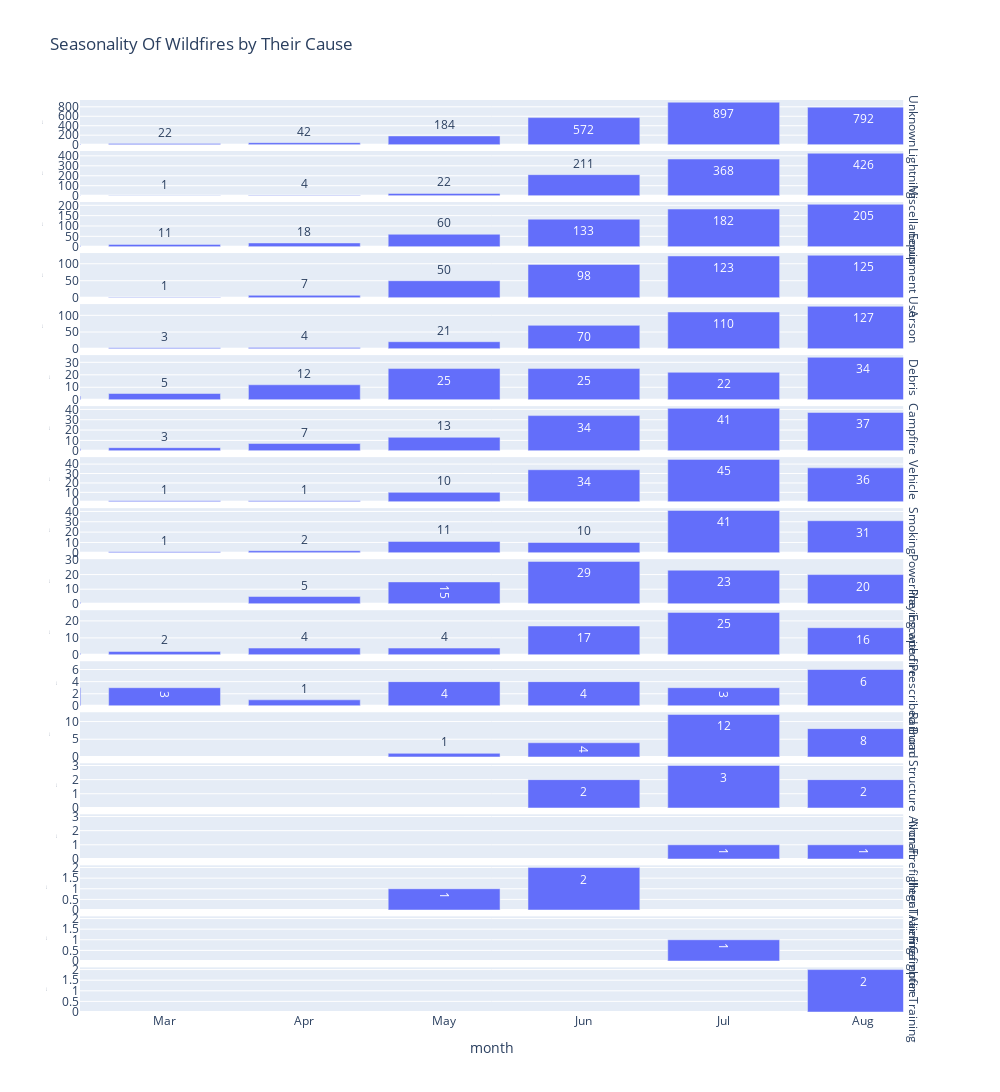

This figure's notebook cell:
### Code cell
fig_4_2 = px.bar(df_4_2, x="month", y="count", title="Seasonality Of Wildfires by Their Cause",
            facet_row='cause', 
            facet_col_wrap=1,
            facet_row_spacing=0.007,
            height=2700,
            width=1000,
            text_auto=True,
            category_orders={'cause': order_list},
            )
fig_4_2.update_xaxes(tickvals=np.arange(1,13), ticktext=['Jan', 'Feb', 'Mar',
                                                   'Apr', 'May', 'Jun',
                                                   'Jul', 'Aug', 'Sep',
                                                   'Oct', 'Nov', 'Dec'])
fig_4_2.update_yaxes(title_font={'size':1})
xaxis = go.layout.YAxis(
        tickangle = 45)
fig_4_2.for_each_annotation(lambda a: a.update(text=a.text.split("- ")[1].split("/")[0]))
fig_4_2.update_yaxes(matches=None)

fig_4_2.show()

### Figure 1 — Plotly figure (JSON) as saved in the notebook; plotly's stock layout.template omitted (floating-point values rounded to 4 significant figures)
{"data": [{"alignmentgroup": "True", "hovertemplate": "cause=14 - Unknown / Unidentified<br>month=%{x}<br>count=%{y}<extra></extra>", "legendgroup": "", "marker": {"color": "#636efa", "pattern": {"shape": ""}}, "name": "", "offsetgroup": "", "orientation": "v", "showlegend": false, "textposition": "auto", "texttemplate": "%{y}", "type": "bar", "x": [1, 2, 3, 4, 5, 6, 7, 8, 9, 10, 11, 12], "xaxis": "x18", "y": [27, 15, 22, 42, 184, 572, 897, 792, 753, 355, 141, 51], "yaxis": "y18"}, {"alignmentgroup": "True", "hovertemplate": "cause=1 - Lightning<br>month=%{x}<br>count=%{y}<extra></extra>", "legendgroup": "", "marker": {"color": "#636efa", "pattern": {"shape": ""}}, "name": "", "offsetgroup": "", "orientation": "v", "showlegend": false, "textposition": "auto", "texttemplate": "%{y}", "type": "bar", "x": [1, 2, 3, 4, 5, 6, 7, 8, 9, 10, 11], "xaxis": "x17", "y": [2, 1, 1, 4, 22, 211, 368, 426, 191, 19, 2], "yaxis": "y17"}, {"alignmentgroup": "True", "hovertemplate": "cause=9 - Miscellaneous<br>month=%{x}<br>count=%{y}<extra></extra>", "legendgroup": "", "marker": {"color": "#636efa", "pattern": {"shape": ""}}, "name": "", "offsetgroup": "", "orientation": "v", "showlegend": false, "textposition": "auto", "texttemplate": "%{y}", "type": "bar", "x": [1, 2, 3, 4, 5, 6, 7, 8, 9, 10, 11, 12], "xaxis": "x16", "y": [2, 4, 11, 18, 60, 133, 182, 205, 140, 66, 21, 15], "yaxis": "y16"}, {"alignmentgroup": "True", "hovertemplate": "cause=2 - Equipment Use<br>month=%{x}<br>count=%{y}<extra></extra>", "legendgroup": "", "marker": {"color": "#636efa", "pattern": {"shape": ""}}, "name": "", "offsetgroup": "", "orientation": "v", "showlegend": false, "textposition": "auto", "texttemplate": "%{y}", "type": "bar", "x": [1, 3, 4, 5, 6, 7, 8, 9, 10, 11, 12], "xaxis": "x15", "y": [1, 1, 7, 50, 98, 123, 125, 75, 33, 8, 1], "yaxis": "y15"}, {"alignmentgroup": "True", "hovertemplate": "cause=7 - Arson<br>month=%{x}<br>count=%{y}<extra></extra>", "legendgroup": "", "marker": {"color": "#636efa", "pattern": {"shape": ""}}, "name": "", "offsetgroup": "", "orientation": "v", "showlegend": false, "textposition": "auto", "texttemplate": "%{y}", "type": "bar", "x": [1, 3, 4, 5, 6, 7, 8, 9, 10, 11, 12], "xaxis": "x14", "y": [1, 3, 4, 21, 70, 110, 127, 94, 31, 4, 1], "yaxis": "y14"}, {"alignmentgroup": "True", "hovertemplate": "cause=5 - Debris<br>month=%{x}<br>count=%{y}<extra></extra>", "legendgroup": "", "marker": {"color": "#636efa", "pattern": {"shape": ""}}, "name": "", "offsetgroup": "", "orientation": "v", "showlegend": false, "textposition": "auto", "texttemplate": "%{y}", "type": "bar", "x": [1, 2, 3, 4, 5, 6, 7, 8, 9, 10, 11, 12], "xaxis": "x13", "y": [6, 3, 5, 12, 25, 25, 22, 34, 34, 22, 28, 9], "yaxis": "y13"}, {"alignmentgroup": "True", "hovertemplate": "cause=4 - Campfire<br>month=%{x}<br>count=%{y}<extra></extra>", "legendgroup": "", "marker": {"color": "#636efa", "pattern": {"shape": ""}}, "name": "", "offsetgroup": "", "orientation": "v", "showlegend": false, "textposition": "auto", "texttemplate": "%{y}", "type": "bar", "x": [1, 2, 3, 4, 5, 6, 7, 8, 9, 10, 11, 12], "xaxis": "x12", "y": [3, 2, 3, 7, 13, 34, 41, 37, 22, 9, 7, 1], "yaxis": "y12"}, {"alignmentgroup": "True", "hovertemplate": "cause=10 - Vehicle<br>month=%{x}<br>count=%{y}<extra></extra>", "legendgroup": "", "marker": {"color": "#636efa", "pattern": {"shape": ""}}, "name": "", "offsetgroup": "", "orientation": "v", "showlegend": false, "textposition": "auto", "texttemplate": "%{y}", "type": "bar", "x": [1, 3, 4, 5, 6, 7, 8, 9, 10, 11, 12], "xaxis": "x11", "y": [1, 1, 1, 10, 34, 45, 36, 21, 6, 5, 1], "yaxis": "y11"}, {"alignmentgroup": "True", "hovertemplate": "cause=3 - Smoking<br>month=%{x}<br>count=%{y}<extra></extra>", "legendgroup": "", "marker": {"color": "#636efa", "pattern": {"shape": ""}}, "name": "", "offsetgroup": "", "orientation": "v", "showlegend": false, "textposition": "auto", "texttemplate": "%{y}", "type": "bar", "x": [1, 3, 4, 5, 6, 7, 8, 9, 10, 11], "xaxis": "x10", "y": [1, 1, 2, 11, 10, 41, 31, 34, 10, 1], "yaxis": "y10"}, {"alignmentgroup": "True", "hovertemplate": "cause=11 - Powerline<br>month=%{x}<br>count=%{y}<extra></extra>", "legendgroup": "", "marker": {"color": "#636efa", "pattern": {"shape": ""}}, "name": "", "offsetgroup": "", "orientation": "v", "showlegend": false, "textposition": "auto", "texttemplate": "%{y}", "type": "bar", "x": [2, 4, 5, 6, 7, 8, 9, 10, 11, 12], "xaxis": "x9", "y": [1, 5, 15, 29, 23, 20, 18, 17, 4, 3], "yaxis": "y9"}, {"alignmentgroup": "True", "hovertemplate": "cause=8 - Playing with fire<br>month=%{x}<br>count=%{y}<extra></extra>", "legendgroup": "", "marker": {"color": "#636efa", "pattern": {"shape": ""}}, "name": "", "offsetgroup": "", "orientation": "v", "showlegend": false, "textposition": "auto", "texttemplate": "%{y}", "type": "bar", "x": [2, 3, 4, 5, 6, 7, 8, 9, 10], "xaxis": "x8", "y": [1, 2, 4, 4, 17, 25, 16, 5, 4], "yaxis": "y8"}, {"alignmentgroup": "True", "hovertemplate": "cause=18 - Escaped Prescribed Burn<br>month=%{x}<br>count=%{y}<extra></extra>", "legendgroup": "", "marker": {"color": "#636efa", "pattern": {"shape": ""}}, "name": "", "offsetgroup": "", "orientation": "v", "showlegend": false, "textposition": "auto", "texttemplate": "%{y}", "type": "bar", "x": [1, 2, 3, 4, 5, 6, 7, 8, 9, 10, 11, 12], "xaxis": "x7", "y": [2, 3, 3, 1, 4, 4, 3, 6, 7, 4, 2, 1], "yaxis": "y7"}, {"alignmentgroup": "True", "hovertemplate": "cause=6 - Railroad<br>month=%{x}<br>count=%{y}<extra></extra>", "legendgroup": "", "marker": {"color": "#636efa", "pattern": {"shape": ""}}, "name": "", "offsetgroup": "", "orientation": "v", "showlegend": false, "textposition": "auto", "texttemplate": "%{y}", "type": "bar", "x": [5, 6, 7, 8, 9, 10], "xaxis": "x6", "y": [1, 4, 12, 8, 5, 3], "yaxis": "y6"}, {"alignmentgroup": "True", "hovertemplate": "cause=15 - Structure<br>month=%{x}<br>count=%{y}<extra></extra>", "legendgroup": "", "marker": {"color": "#636efa", "pattern": {"shape": ""}}, "name": "", "offsetgroup": "", "orientation": "v", "showlegend": false, "textposition": "auto", "texttemplate": "%{y}", "type": "bar", "x": [1, 6, 7, 8, 9], "xaxis": "x5", "y": [1, 2, 3, 2, 1], "yaxis": "y5"}, {"alignmentgroup": "True", "hovertemplate": "cause=16 - Aircraft<br>month=%{x}<br>count=%{y}<extra></extra>", "legendgroup": "", "marker": {"color": "#636efa", "pattern": {"shape": ""}}, "name": "", "offsetgroup": "", "orientation": "v", "showlegend": false, "textposition": "auto", "texttemplate": "%{y}", "type": "bar", "x": [7, 8, 9, 10, 11], "xaxis": "x4", "y": [1, 1, 3, 1, 1], "yaxis": "y4"}, {"alignmentgroup": "True", "hovertemplate": "cause=13 - Non-Firefighter Training<br>month=%{x}<br>count=%{y}<extra></extra>", "legendgroup": "", "marker": {"color": "#636efa", "pattern": {"shape": ""}}, "name": "", "offsetgroup": "", "orientation": "v", "showlegend": false, "textposition": "auto", "texttemplate": "%{y}", "type": "bar", "x": [1, 5, 6], "xaxis": "x3", "y": [2, 1, 2], "yaxis": "y3"}, {"alignmentgroup": "True", "hovertemplate": "cause=19 - Illegal Alien Campfire<br>month=%{x}<br>count=%{y}<extra></extra>", "legendgroup": "", "marker": {"color": "#636efa", "pattern": {"shape": ""}}, "name": "", "offsetgroup": "", "orientation": "v", "showlegend": false, "textposition": "auto", "texttemplate": "%{y}", "type": "bar", "x": [7, 9, 10], "xaxis": "x2", "y": [1, 2, 1], "yaxis": "y2"}, {"alignmentgroup": "True", "hovertemplate": "cause=12 - Firefighter Training<br>month=%{x}<br>count=%{y}<extra></extra>", "legendgroup": "", "marker": {"color": "#636efa", "pattern": {"shape": ""}}, "name": "", "offsetgroup": "", "orientation": "v", "showlegend": false, "textposition": "auto", "texttemplate": "%{y}", "type": "bar", "x": [8], "xaxis": "x", "y": [2], "yaxis": "y"}], "layout": {"annotations": [{"font": {}, "showarrow": false, "text": "Firefighter Training", "textangle": 90, "x": 0.98, "xanchor": "left", "xref": "paper", "y": 0.02447, "yanchor": "middle", "yref": "paper"}, {"font": {}, "showarrow": false, "text": "Illegal Alien Campfire", "textangle": 90, "x": 0.98, "xanchor": "left", "xref": "paper", "y": 0.08042, "yanchor": "middle", "yref": "paper"}, {"font": {}, "showarrow": false, "text": "Non-Firefighter Training", "textangle": 90, "x": 0.98, "xanchor": "left", "xref": "paper", "y": 0.1364, "yanchor": "middle", "yref": "paper"}, {"font": {}, "showarrow": false, "text": "Aircraft", "textangle": 90, "x": 0.98, "xanchor": "left", "xref": "paper", "y": 0.1923, "yanchor": "middle", "yref": "paper"}, {"font": {}, "showarrow": false, "text": "Structure", "textangle": 90, "x": 0.98, "xanchor": "left", "xref": "paper", "y": 0.2482, "yanchor": "middle", "yref": "paper"}, {"font": {}, "showarrow": false, "text": "Railroad", "textangle": 90, "x": 0.98, "xanchor": "left", "xref": "paper", "y": 0.3042, "yanchor": "middle", "yref": "paper"}, {"font": {}, "showarrow": false, "text": "Escaped Prescribed Burn", "textangle": 90, "x": 0.98, "xanchor": "left", "xref": "paper", "y": 0.3601, "yanchor": "middle", "yref": "paper"}, {"font": {}, "showarrow": false, "text": "Playing with fire", "textangle": 90, "x": 0.98, "xanchor": "left", "xref": "paper", "y": 0.4161, "yanchor": "middle", "yref": "paper"}, {"font": {}, "showarrow": false, "text": "Powerline", "textangle": 90, "x": 0.98, "xanchor": "left", "xref": "paper", "y": 0.472, "yanchor": "middle", "yref": "paper"}, {"font": {}, "showarrow": false, "text": "Smoking", "textangle": 90, "x": 0.98, "xanchor": "left", "xref": "paper", "y": 0.528, "yanchor": "middle", "yref": "paper"}, {"font": {}, "showarrow": false, "text": "Vehicle", "textangle": 90, "x": 0.98, "xanchor": "left", "xref": "paper", "y": 0.5839, "yanchor": "middle", "yref": "paper"}, {"font": {}, "showarrow": false, "text": "Campfire", "textangle": 90, "x": 0.98, "xanchor": "left", "xref": "paper", "y": 0.6399, "yanchor": "middle", "yref": "paper"}, {"font": {}, "showarrow": false, "text": "Debris", "textangle": 90, "x": 0.98, "xanchor": "left", "xref": "paper", "y": 0.6958, "yanchor": "middle", "yref": "paper"}, {"font": {}, "showarrow": false, "text": "Arson", "textangle": 90, "x": 0.98, "xanchor": "left", "xref": "paper", "y": 0.7518, "yanchor": "middle", "yref": "paper"}, {"font": {}, "showarrow": false, "text": "Equipment Use", "textangle": 90, "x": 0.98, "xanchor": "left", "xref": "paper", "y": 0.8077, "yanchor": "middle", "yref": "paper"}, {"font": {}, "showarrow": false, "text": "Miscellaneous", "textangle": 90, "x": 0.98, "xanchor": "left", "xref": "paper", "y": 0.8636, "yanchor": "middle", "yref": "paper"}, {"font": {}, "showarrow": false, "text": "Lightning", "textangle": 90, "x": 0.98, "xanchor": "left", "xref": "paper", "y": 0.9196, "yanchor": "middle", "yref": "paper"}, {"font": {}, "showarrow": false, "text": "Unknown ", "textangle": 90, "x": 0.98, "xanchor": "left", "xref": "paper", "y": 0.9755, "yanchor": "middle", "yref": "paper"}], "barmode": "relative", "height": 2700, "legend": {"tracegroupgap": 0}, "title": {"text": "Seasonality Of Wildfires by Their Cause"}, "width": 1000, "xaxis": {"anchor": "y", "autorange": false, "domain": [0, 0.98], "range": [2.395, 8.284], "ticktext": ["Jan", "Feb", "Mar", "Apr", "May", "Jun", "Jul", "Aug", "Sep", "Oct", "Nov", "Dec"], "tickvals": [1, 2, 3, 4, 5, 6, 7, 8, 9, 10, 11, 12], "title": {"text": "month"}, "type": "linear"}, "xaxis10": {"anchor": "y10", "autorange": false, "domain": [0, 0.98], "matches": "x", "range": [2.395, 8.284], "showticklabels": false, "ticktext": ["Jan", "Feb", "Mar", "Apr", "May", "Jun", "Jul", "Aug", "Sep", "Oct", "Nov", "Dec"], "tickvals": [1, 2, 3, 4, 5, 6, 7, 8, 9, 10, 11, 12], "type": "linear"}, "xaxis11": {"anchor": "y11", "autorange": false, "domain": [0, 0.98], "matches": "x", "range": [2.395, 8.284], "showticklabels": false, "ticktext": ["Jan", "Feb", "Mar", "Apr", "May", "Jun", "Jul", "Aug", "Sep", "Oct", "Nov", "Dec"], "tickvals": [1, 2, 3, 4, 5, 6, 7, 8, 9, 10, 11, 12], "type": "linear"}, "xaxis12": {"anchor": "y12", "autorange": false, "domain": [0, 0.98], "matches": "x", "range": [2.395, 8.284], "showticklabels": false, "ticktext": ["Jan", "Feb", "Mar", "Apr", "May", "Jun", "Jul", "Aug", "Sep", "Oct", "Nov", "Dec"], "tickvals": [1, 2, 3, 4, 5, 6, 7, 8, 9, 10, 11, 12], "type": "linear"}, "xaxis13": {"anchor": "y13", "autorange": false, "domain": [0, 0.98], "matches": "x", "range": [2.395, 8.284], "showticklabels": false, "ticktext": ["Jan", "Feb", "Mar", "Apr", "May", "Jun", "Jul", "Aug", "Sep", "Oct", "Nov", "Dec"], "tickvals": [1, 2, 3, 4, 5, 6, 7, 8, 9, 10, 11, 12], "type": "linear"}, "xaxis14": {"anchor": "y14", "autorange": false, "domain": [0, 0.98], "matches": "x", "range": [2.395, 8.284], "showticklabels": false, "ticktext": ["Jan", "Feb", "Mar", "Apr", "May", "Jun", "Jul", "Aug", "Sep", "Oct", "Nov", "Dec"], "tickvals": [1, 2, 3, 4, 5, 6, 7, 8, 9, 10, 11, 12], "type": "linear"}, "xaxis15": {"anchor": "y15", "autorange": false, "domain": [0, 0.98], "matches": "x", "range": [2.395, 8.284], "showticklabels": false, "ticktext": ["Jan", "Feb", "Mar", "Apr", "May", "Jun", "Jul", "Aug", "Sep", "Oct", "Nov", "Dec"], "tickvals": [1, 2, 3, 4, 5, 6, 7, 8, 9, 10, 11, 12], "type": "linear"}, "xaxis16": {"anchor": "y16", "autorange": false, "domain": [0, 0.98], "matches": "x", "range": [2.395, 8.284], "showticklabels": false, "ticktext": ["Jan", "Feb", "Mar", "Apr", "May", "Jun", "Jul", "Aug", "Sep", "Oct", "Nov", "Dec"], "tickvals": [1, 2, 3, 4, 5, 6, 7, 8, 9, 10, 11, 12], "type": "linear"}, "xaxis17": {"anchor": "y17", "autorange": false, "domain": [0, 0.98], "matches": "x", "range": [2.395, 8.284], "showticklabels": false, "ticktext": ["Jan", "Feb", "Mar", "Apr", "May", "Jun", "Jul", "Aug", "Sep", "Oct", "Nov", "Dec"], "tickvals": [1, 2, 3, 4, 5, 6, 7, 8, 9, 10, 11, 12], "type": "linear"}, "xaxis18": {"anchor": "y18", "autorange": false, "domain": [0, 0.98], "matches": "x", "range": [2.395, 8.284], "showticklabels": false, "ticktext": ["Jan", "Feb", "Mar", "Apr", "May", "Jun", "Jul", "Aug", "Sep", "Oct", "Nov", "Dec"], "tickvals": [1, 2, 3, 4, 5, 6, 7, 8, 9, 10, 11, 12], "type": "linear"}, "xaxis2": {"anchor": "y2", "autorange": false, "domain": [0, 0.98], "matches": "x", "range": [2.395, 8.284], "showticklabels": false, "ticktext": ["Jan", "Feb", "Mar", "Apr", "May", "Jun", "Jul", "Aug", "Sep", "Oct", "Nov", "Dec"], "tickvals": [1, 2, 3, 4, 5, 6, 7, 8, 9, 10, 11, 12], "type": "linear"}, "xaxis3": {"anchor": "y3", "autorange": false, "domain": [0, 0.98], "matches": "x", "range": [2.395, 8.284], "showticklabels": false, "ticktext": ["Jan", "Feb", "Mar", "Apr", "May", "Jun", "Jul", "Aug", "Sep", "Oct", "Nov", "Dec"], "tickvals": [1, 2, 3, 4, 5, 6, 7, 8, 9, 10, 11, 12], "type": "linear"}, "xaxis4": {"anchor": "y4", "autorange": false, "domain": [0, 0.98], "matches": "x", "range": [2.395, 8.284], "showticklabels": false, "ticktext": ["Jan", "Feb", "Mar", "Apr", "May", "Jun", "Jul", "Aug", "Sep", "Oct", "Nov", "Dec"], "tickvals": [1, 2, 3, 4, 5, 6, 7, 8, 9, 10, 11, 12], "type": "linear"}, "xaxis5": {"anchor": "y5", "autorange": false, "domain": [0, 0.98], "matches": "x", "range": [2.395, 8.284], "showticklabels": false, "ticktext": ["Jan", "Feb", "Mar", "Apr", "May", "Jun", "Jul", "Aug", "Sep", "Oct", "Nov", "Dec"], "tickvals": [1, 2, 3, 4, 5, 6, 7, 8, 9, 10, 11, 12], "type": "linear"}, "xaxis6": {"anchor": "y6", "autorange": false, "domain": [0, 0.98], "matches": "x", "range": [2.395, 8.284], "showticklabels": false, "ticktext": ["Jan", "Feb", "Mar", "Apr", "May", "Jun", "Jul", "Aug", "Sep", "Oct", "Nov", "Dec"], "tickvals": [1, 2, 3, 4, 5, 6, 7, 8, 9, 10, 11, 12], "type": "linear"}, "xaxis7": {"anchor": "y7", "autorange": false, "domain": [0, 0.98], "matches": "x", "range": [2.395, 8.284], "showticklabels": false, "ticktext": ["Jan", "Feb", "Mar", "Apr", "May", "Jun", "Jul", "Aug", "Sep", "Oct", "Nov", "Dec"], "tickvals": [1, 2, 3, 4, 5, 6, 7, 8, 9, 10, 11, 12], "type": "linear"}, "xaxis8": {"anchor": "y8", "autorange": false, "domain": [0, 0.98], "matches": "x", "range": [2.395, 8.284], "showticklabels": false, "ticktext": ["Jan", "Feb", "Mar", "Apr", "May", "Jun", "Jul", "Aug", "Sep", "Oct", "Nov", "Dec"], "tickvals": [1, 2, 3, 4, 5, 6, 7, 8, 9, 10, 11, 12], "type": "linear"}, "xaxis9": {"anchor": "y9", "autorange": false, "domain": [0, 0.98], "matches": "x", "range": [2.395, 8.284], "showticklabels": false, "ticktext": ["Jan", "Feb", "Mar", "Apr", "May", "Jun", "Jul", "Aug", "Sep", "Oct", "Nov", "Dec"], "tickvals": [1, 2, 3, 4, 5, 6, 7, 8, 9, 10, 11, 12], "type": "linear"}, "yaxis": {"anchor": "x", "autorange": true, "domain": [0, 0.04894], "range": [0, 2.105], "title": {"font": {"size": 1}, "text": "count"}, "type": "linear"}, "yaxis10": {"anchor": "x10", "autorange": true, "domain": [0.5035, 0.5524], "range": [0, 43.16], "title": {"font": {"size": 1}, "text": "count"}, "type": "linear"}, "yaxis11": {"anchor": "x11", "autorange": true, "domain": [0.5594, 0.6084], "range": [0, 47.37], "title": {"font": {"size": 1}, "text": "count"}, "type": "linear"}, "yaxis12": {"anchor": "x12", "autorange": true, "domain": [0.6154, 0.6643], "range": [0, 43.16], "title": {"font": {"size": 1}, "text": "count"}, "type": "linear"}, "yaxis13": {"anchor": "x13", "autorange": true, "domain": [0.6713, 0.7203], "range": [0, 35.79], "title": {"font": {"size": 1}, "text": "count"}, "type": "linear"}, "yaxis14": {"anchor": "x14", "autorange": true, "domain": [0.7273, 0.7762], "range": [0, 133.7], "title": {"font": {"size": 1}, "text": "count"}, "type": "linear"}, "yaxis15": {"anchor": "x15", "autorange": true, "domain": [0.7832, 0.8322], "range": [0, 131.6], "title": {"font": {"size": 1}, "text": "count"}, "type": "linear"}, "yaxis16": {"anchor": "x16", "autorange": true, "domain": [0.8392, 0.8881], "range": [0, 215.8], "title": {"font": {"size": 1}, "text": "count"}, "type": "linear"}, "yaxis17": {"anchor": "x17", "autorange": true, "domain": [0.8951, 0.9441], "range": [0, 448.4], "title": {"font": {"size": 1}, "text": "count"}, "type": "linear"}, "yaxis18": {"anchor": "x18", "autorange": true, "domain": [0.9511, 1], "range": [0, 944.2], "title": {"font": {"size": 1}, "text": "count"}, "type": "linear"}, "yaxis2": {"anchor": "x2", "autorange": true, "domain": [0.05594, 0.1049], "range": [0, 2.105], "title": {"font": {"size": 1}, "text": "count"}, "type": "linear"}, "yaxis3": {"anchor": "x3", "autorange": true, "domain": [0.1119, 0.1608], "range": [0, 2.105], "title": {"font": {"size": 1}, "text": "count"}, "type": "linear"}, "yaxis4": {"anchor": "x4", "autorange": true, "domain": [0.1678, 0.2168], "range": [0, 3.158], "title": {"font": {"size": 1}, "text": "count"}, "type": "linear"}, "yaxis5": {"anchor": "x5", "autorange": true, "domain": [0.2238, 0.2727], "range": [0, 3.158], "title": {"font": {"size": 1}, "text": "count"}, "type": "linear"}, "yaxis6": {"anchor": "x6", "autorange": true, "domain": [0.2797, 0.3287], "range": [0, 12.63], "title": {"font": {"size": 1}, "text": "count"}, "type": "linear"}, "yaxis7": {"anchor": "x7", "autorange": true, "domain": [0.3357, 0.3846], "range": [0, 7.368], "title": {"font": {"size": 1}, "text": "count"}, "type": "linear"}, "yaxis8": {"anchor": "x8", "autorange": true, "domain": [0.3916, 0.4406], "range": [0, 26.32], "title": {"font": {"size": 1}, "text": "count"}, "type": "linear"}, "yaxis9": {"anchor": "x9", "autorange": true, "domain": [0.4476, 0.4965], "range": [0, 30.53], "title": {"font": {"size": 1}, "text": "count"}, "type": "linear"}}}
